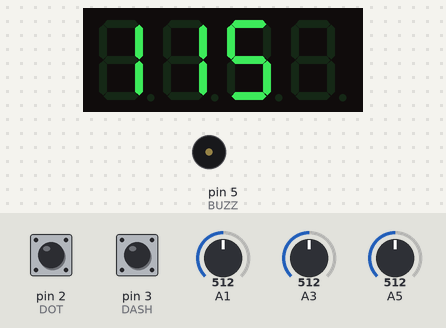
Simulated run of this sketch. Board: Arduino Uno, built with avr-gcc and run on an emulated ATmega328P. On the bench: 4-digit seven-segment display, buzzer (waves = sounding). The test bench sets the inputs (shaded band); at power-on: pin 2 (DOT) HIGH, A5 = 512, pin 3 (DASH) HIGH, A1 = 512, A3 = 512.

Above: at 1.2 s.
1.3 s: pin 2 (DOT) pulled LOW for 1 s
At 1.36 s:
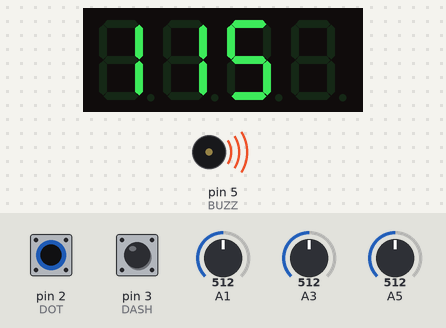
3.8 s: A5 set to 716
At 4.2 s:
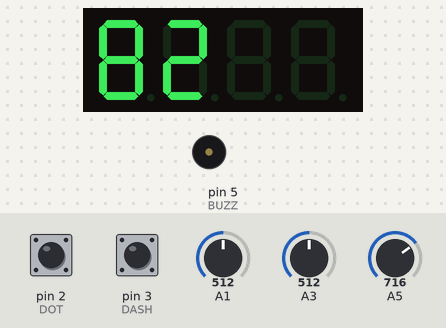
5.3 s: pin 3 (DASH) pulled LOW for 0.15 s
At 5.8 s:
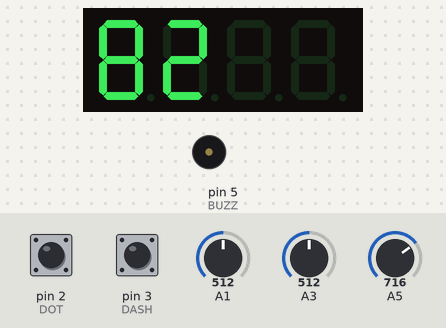
6.9 s: A5 set to 900
At 8.0 s:
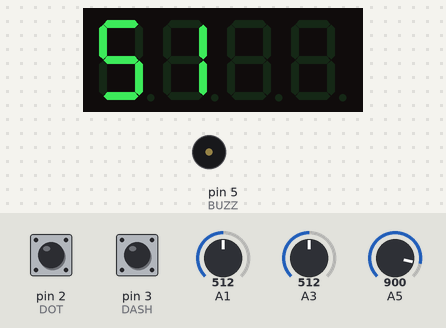
8.4 s: pin 2 (DOT) pulled LOW for 0.15 s
At 8.49 s:
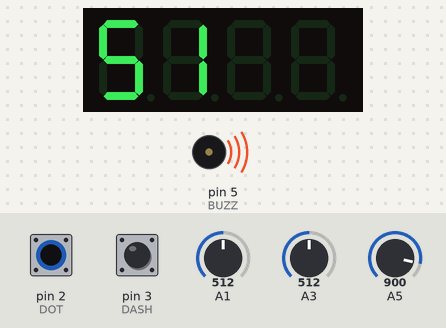
10.0 s: pin 2 (DOT) pulled LOW for 3.2 s
At 10.08 s:
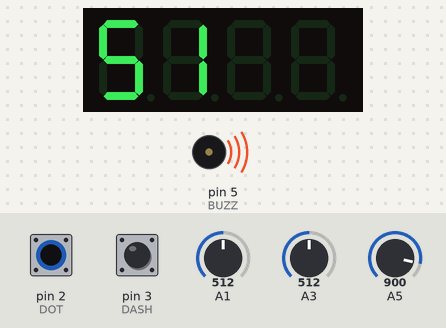
Timing chart, 0 to 14.8 s (numbered marks = the images above; inputs shaded):
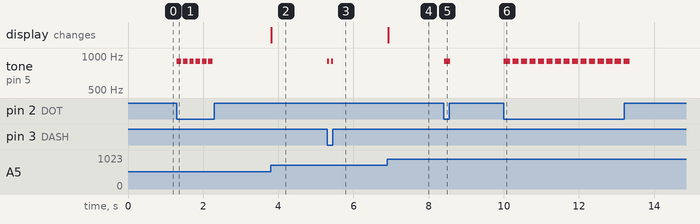

The sketch:

Morse_Key_2018.ino
```cpp
//Morse Key With Display

#define DOT 2
#define DASH 3
#define BUZZ 5

#include "TM1637.h"
#define CLK 8
#define DIO 9
#define BUZZ 5
#define DOT 3
#define DASH 2

TM1637 disp(CLK, DIO);

int Disp;
int b;
int f;
int a;

void setup() {
  pinMode(3, INPUT);
  pinMode(2, INPUT);
  digitalWrite( 3 , HIGH );
  digitalWrite( 2 , HIGH );

  disp.set(5);
  disp.init(D4056A);


}
void loop() {

  int A = analogRead(A5);
  Disp = map(A, 0, 1023, 200, 30);
  disp.display(Disp);
  a = map(A, 0, 1023, 18, 60);


  int B = analogRead(A3);
  b = map(B, 0, 1023, 3, 3.9);

  int F = analogRead(A1);
  f = map(F, 0, 1023, 1200, 600);


  if (digitalRead(DOT) == 0) {
    tone (BUZZ, f);
    delay(a);
    noTone(BUZZ);
    delay(a);
  }
  if (digitalRead(DASH) == 0) {
    tone (BUZZ, f);
    delay(a * b);
    noTone(BUZZ);
    delay(a);
  }
}
```

Measured:
- after the input at 1.3 s, tone on pin 5 (BUZZ): alternates 900 Hz for 0.12 s and silent for 0.05 s, 12 changes in all, then stays silent, starting at once
- after the input at 3.8 s, the display: changes at once (image 2)
- after the input at 5.3 s, tone on pin 5 (BUZZ): alternates 900 Hz for 0.05 s and silent for 0.06 s, 4 changes in all, then stays silent, starting at once
- after the input at 6.9 s, the display: changes at once (image 4)
- after the input at 8.4 s, tone on pin 5 (BUZZ): silent → 900 Hz at once, → silent 0.16 s later
- after the input at 10.0 s, tone on pin 5 (BUZZ): alternates 900 Hz for 0.16 s and silent for 0.07 s, 30 changes in all, then stays silent, starting at once
